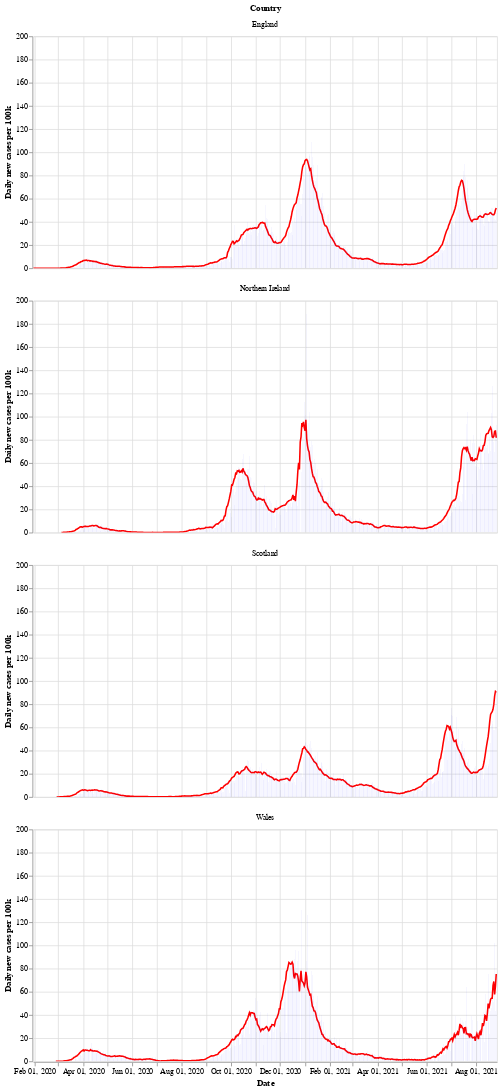

Here is the notebook cell this chart was saved with:
### Markdown cell above
Next is a bar chart of the number of new cases in each country (per 100k population), with the 7 day moving average of cases. Again we see that Wales saw a longer period of raising and falling cases compared to the other countries.

After a period of cases falling, each nation is now seeing a rise in the number of cases - especially in Wales.

### Code cell
# collapse
bars = alt.Chart(uk_cases).mark_bar().encode(
    x=alt.X("yearmonthdate(date):T", axis=alt.Axis(title='Date')),
    y=alt.Y("newCasesRate:Q", axis=alt.Axis(title='Daily new cases per 100k')),
    tooltip='newCasesRate',
    color=alt.condition(
        alt.datum.dailyChange > 0,
        alt.value("orange"),  # The positive color
        alt.value("blue")  # The negative color
    )
).properties(title='New cases per 100k population with rolling 7 day average', width=600).interactive()
line = alt.Chart(uk_cases).mark_line(
    color='red',
    size=2,
).transform_window(
    rolling_mean='mean(newCasesRate)',
    frame=[0, 7],
    groupby=['areaName']
).encode(
    x='yearmonthdate(date):T',
    y='rolling_mean:Q'
)
alt.layer(line, bars, data=uk_cases).facet(alt.Row('areaName', title='Country'), columns=1)

### Figure 1 — Vega-Lite specification as saved in the notebook (floating-point values rounded to 4 significant figures; data arrays with more than 128 entries replaced by an {"elided": "..."} marker saying what was removed)
{"config": {"view": {"continuousWidth": 400, "continuousHeight": 300}}, "data": {"name": "data-7d52066cd71e2dd9e4a95950ab5ef536"}, "facet": {"type": "nominal", "field": "areaName", "title": "Country"}, "spec": {"layer": [{"mark": {"type": "line", "color": "red", "size": 2}, "encoding": {"x": {"type": "temporal", "field": "date", "timeUnit": "yearmonthdate"}, "y": {"type": "quantitative", "field": "rolling_mean"}}, "transform": [{"window": [{"op": "mean", "field": "newCasesRate", "as": "rolling_mean"}], "frame": [0, 7], "groupby": ["areaName"]}]}, {"mark": "bar", "encoding": {"color": {"condition": {"value": "orange", "test": "(datum.dailyChange > 0)"}, "value": "blue"}, "tooltip": {"type": "quantitative", "field": "newCasesRate"}, "x": {"type": "temporal", "axis": {"title": "Date"}, "field": "date", "timeUnit": "yearmonthdate"}, "y": {"type": "quantitative", "axis": {"title": "Daily new cases per 100k"}, "field": "newCasesRate"}}, "selection": {"selector002": {"type": "interval", "bind": "scales", "encodings": ["x", "y"]}}, "title": "New cases per 100k population with rolling 7 day average", "width": 600}]}, "columns": 1, "$schema": "https://vega.github.io/schema/vega-lite/v4.8.1.json", "datasets": {"data-7d52066cd71e2dd9e4a95950ab5ef536": {"elided": "2208 records"}}}
